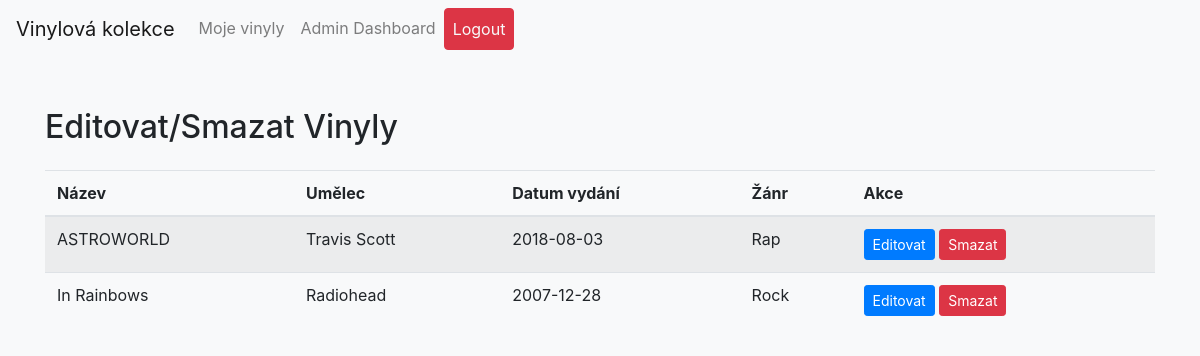
Screenshot of /Edit/EditovatSmazatVinyly.php (signed in) with the database file from the repository.
### tables this page shows
CREATE TABLE `vinyl` (
  `idvinyl` int(11) NOT NULL,
  `nazev` varchar(100) NOT NULL,
  `umelec` varchar(100) NOT NULL,
  `DatumVydani` date NOT NULL,
  `zanr_zanrID` int(11) NOT NULL
);

CREATE TABLE `zanr` (
  `zanrID` int(11) NOT NULL,
  `NazevZanru` varchar(50) NOT NULL
);

### Edit/EditovatSmazatVinyly.php (the view, shortened to what this page needs)
<?php
include '../components/Header.php';
include '../components/DBPropojeni.php';
$sql = "SELECT vinyl.idvinyl, vinyl.nazev, vinyl.umelec, vinyl.DatumVydani, zanr.NazevZanru FROM vinyl
        INNER JOIN zanr ON vinyl.zanr_zanrID = zanr.zanrID";
$result = $conn->query($sql);
?>
<!DOCTYPE html>
<html lang="en">
<head>
    <link rel="stylesheet" href="https://stackpath.bootstrapcdn.com/bootstrap/4.5.2/css/bootstrap.min.css">
</head>
<body>
    <div class="container">
        <h2 class="my-4">Editovat/Smazat Vinyly</h2>
        <table class="table table-striped">
            <thead>
                <tr>
                    <th>Název</th>
                    <th>Umělec</th>
                    <th>Datum vydání</th>
                    <th>Žánr</th>
                    <th>Akce</th>
                </tr>
            </thead>
            <tbody>
                <?php
                if ($result->num_rows > 0) {
                    while ($row = $result->fetch_assoc()) {
                        echo "<tr>";
                        echo "<td>" . $row["nazev"] . "</td>";
                        echo "<td>" . $row["umelec"] . "</td>";
                        echo "<td>" . $row["DatumVydani"] . "</td>";
                        echo "<td>" . $row["NazevZanru"] . "</td>";
                        echo "<td><a href='../Edit/EditovatVinyl.php?id=" . $row['idvinyl'] . "' class='btn btn-primary btn-sm'>Editovat</a>
                                <a href='../Edit/SmazatVinyl.php?id=" . $row['idvinyl'] . "' class='btn btn-danger btn-sm'>Smazat</a></td>";
                        echo "</tr>";
                    }
                } else {
                    echo "<tr><td colspan='5'>No records found</td></tr>";
                }
                ?>
            </tbody>
        </table>
    </div>
</body>
</html>

### Edit/EditovatSmazatVinyly.php (style rules this page uses)
body { background-color: #f8f9fa; }
.container { margin-top: 50px; }

### rows the page displays
vinyl: nazev "ASTROWORLD", umelec "Travis Scott", DatumVydani "2018-08-03", zanr.NazevZanru "Rap"
vinyl: nazev "In Rainbows", umelec "Radiohead", DatumVydani "2007-12-28", zanr.NazevZanru "Rock"
